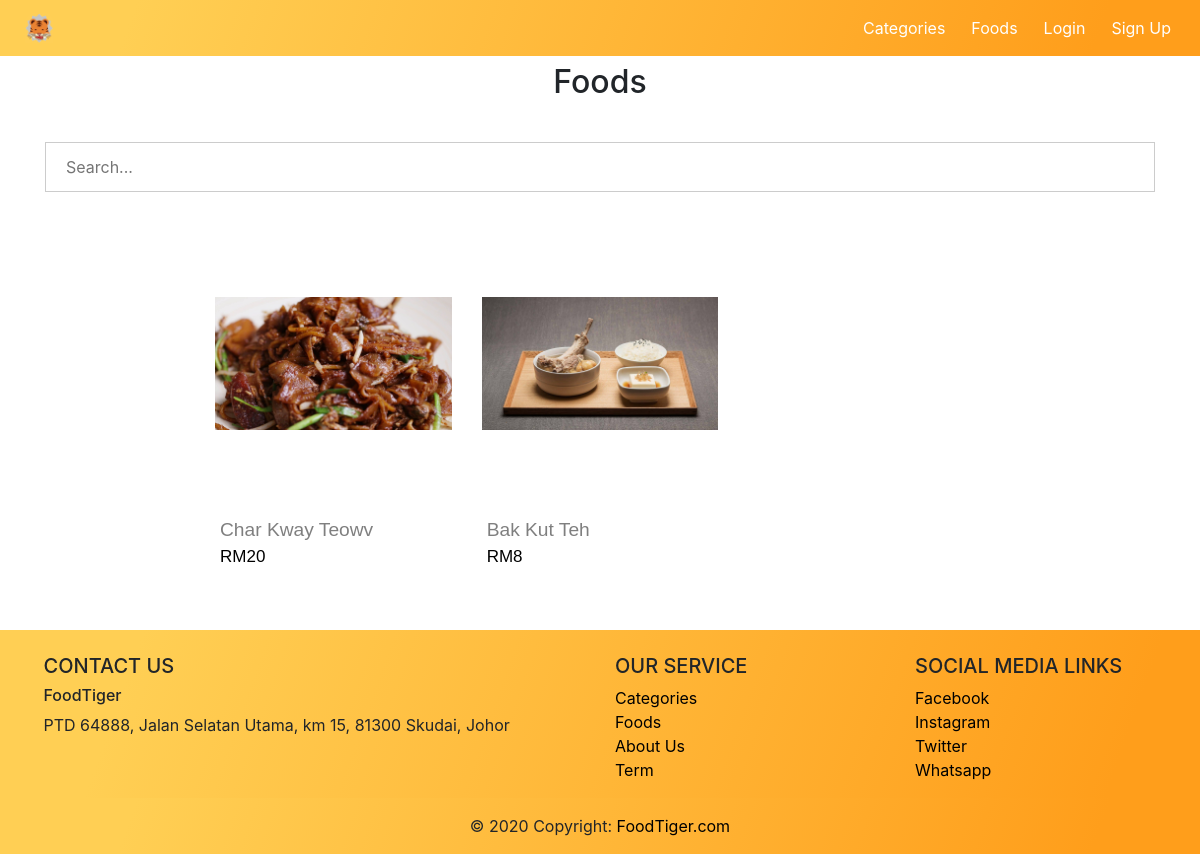
Page /customer/food.php?category=2 on the committed database.
### tables this page shows
CREATE TABLE `food` (
  `f_id` int(11) NOT NULL,
  `cart_id` int(10) NOT NULL,
  `nameFood` varchar(255) NOT NULL,
  `description` varchar(255) NOT NULL,
  `imageFood` varchar(500) NOT NULL,
  `price` int(30) NOT NULL
);

### customer/food.php (the view, shortened to what this page needs)
<?php
require '../database/pdo.php';
$sql = 'SELECT * FROM food';
$query  = $pdoconn->prepare($sql);
$query->execute();
$arr_all = $query->fetchAll(PDO::FETCH_ASSOC);
$search="";
if(isset($_GET['category'])){
$cart_id=$_GET['category'];
$search=" where cart_id='".$cart_id."'";
}
?>
<!DOCTYPE html>
<html>
<head>
    <link rel="stylesheet" href="../css/nav-bar.css">
    <link rel="stylesheet" href="../css/index.css">
    <link rel="stylesheet" href="../css/food.css">
</head>
<body>
<header>
        <?php
          require "navandfooter/nav.php";
        ?>
    </header>
    <div class="in1">
        <div id="demo" class="carousel slide" data-ride="carousel">
            <ul class="carousel-indicators">
                <li data-target="#demo" data-slide-to="0" class="active"></li>
                <li data-target="#demo" data-slide-to="1"></li>
                <li data-target="#demo" data-slide-to="2"></li>
            </ul>
            <div class="carousel-inner">
                <div class="carousel-item active">
            </div>
        </div>
        <a class="carousel-control-prev" href="#demo" data-slide="prev">
          <span class="carousel-control-prev-icon"></span>
        </a>
        <a class="carousel-control-next" href="#demo" data-slide="next">
          <span class="carousel-control-next-icon"></span>
        </a>
    </div>
    <div class="container" style="margin-top:3%;"><h2>Foods</h2>
        <form style="margin-top:3%;" action="food.php" method="POST">
            <input type="text" name="search" placeholder="Search..." id="search">
        </form>
    </div>
    <div class="col-md-8 mx-auto" style="margin-top:1%;margin-bottom:3%;">
        <div class="row">
            <?php
                $sql="select * from food".$search;
                $result=$conn->query($sql);
                if($result->num_rows >0){
                    while($row = $result -> fetch_assoc()){
            ?>
            <div class="col-md-4 col-sm-6" >
                <div class="product-grid9" style="text-align:center;">
                    <div class="product-image9">
                        <a href="fooddetails.php?f_id=<?php echo $row['f_id'];; ?>"><img src="image/<?php echo $row['imageFood'];?>" class="img-fluid" style="width:400px; height:300px;object-fit: contain;"></a>
                    </div>
                    <div class="product-content" style="text-align:left;">
                        <h3 class="title"><a href="fooddetails.php?f_id=<?php echo $row['f_id'];; ?>"><?php echo $row['nameFood'];?></a></h3>
                        <div class="price">RM<?php echo $row['price'];?></div>
                    </div>
                </div>
            </div>
            <?php
                }
            }
            ?>
        </div>
    </div>
    </div>
    <footer style="margin-top:5%;">
        <?php
          require "navandfooter/footer.php";
        ?>
    </footer>
    </body>
</html>

### css/nav-bar.css (style rules this page uses)
input[type=text], input[type=password] { width: 100%; padding: 12px 20px; margin: 8px 0; display: inline-block; border: 1px solid #ccc; box-sizing: border-box; }

### css/index.css (style rules this page uses)
.container { text-align:center; padding: 1px; }

### css/food.css (style rules this page uses)
.product-grid9,.product-grid9 .product-image9 { position:relative; }
.product-grid9 { font-family:Poppins,sans-serif; z-index:1; }
.product-grid9 .product-image9 a { display:block; }
.product-grid9 .product-image9 img { width:100%; height:auto; }
.product-grid9 .product-content { padding:5px 5px 0; overflow:hidden; position:relative; }
.product-grid9 .title { font-size:1.2em; font-weight:400; text-transform:capitalize; margin:0 0 3px; transition:all .3s ease 0s; }
.product-grid9 .title a { color:rgba(0, 0, 0, 0.5); }
.product-grid9 .price { color:#000; font-size:17px; font-weight: 500; margin:0; display:block; transition:all .5s ease 0s; }

### rows in the picture
food: imageFood (picture), nameFood "Char Kway Teowv", price "20"
food: imageFood (picture), nameFood "Bak Kut Teh", price "8"
